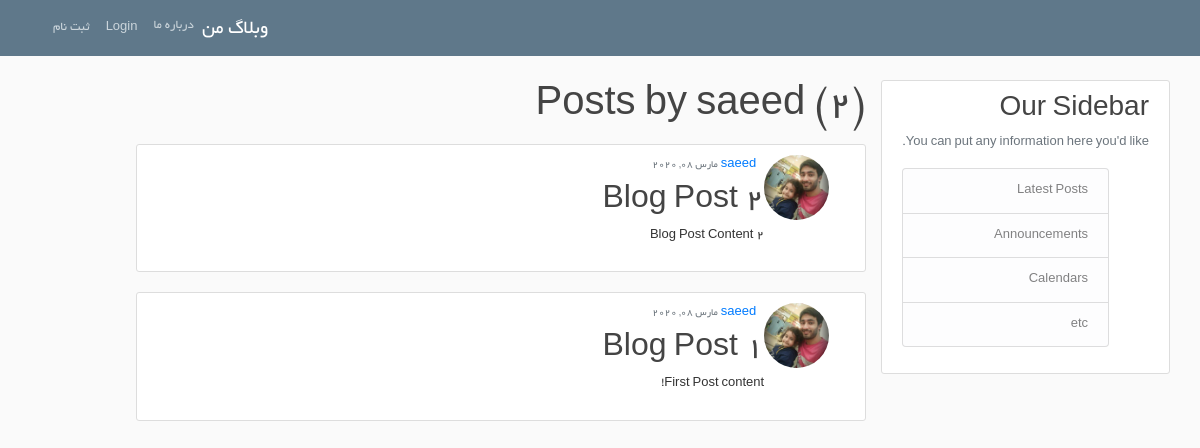
Before: /user/saeed with the older database file.
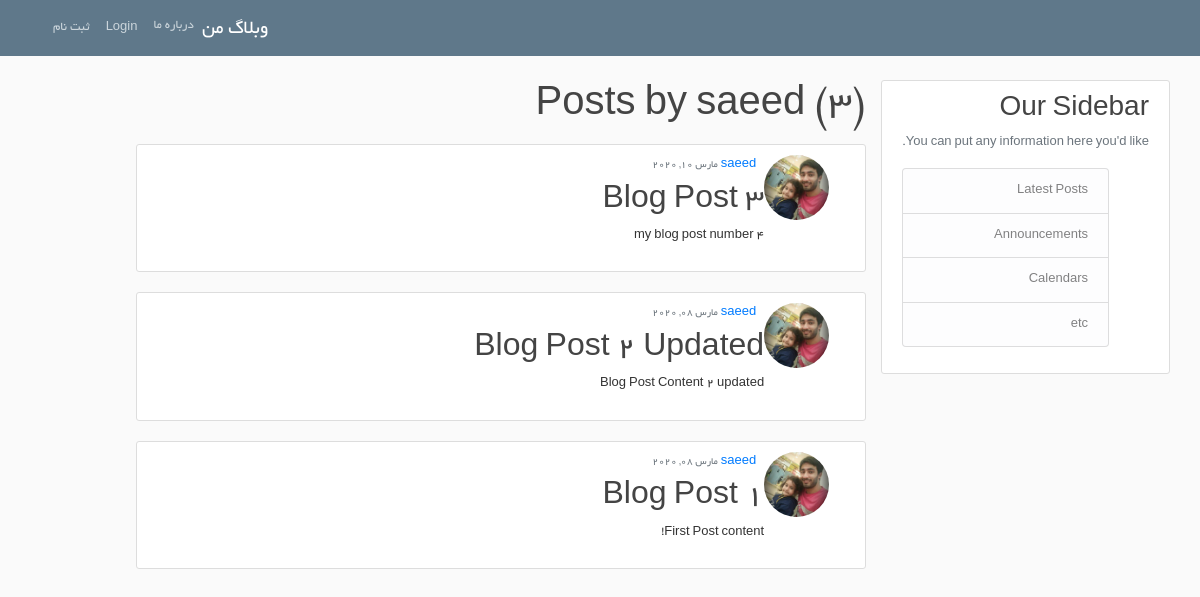
After: the same page with the newer database file.
### blog/models.py (models this page shows, shortened)
class Post(models.Model):
    title = models.CharField(max_length=100)
    content = models.TextField()
    date_posted = models.DateTimeField(default=timezone.now)
    author = models.ForeignKey(User, on_delete=models.CASCADE)

### users/models.py (models this page shows, shortened)
class Profile(models.Model):
    user = models.OneToOneField(User, on_delete=models.CASCADE)
    image = models.ImageField(default='default.jpg', upload_to='profile_pics')

### blog/views.py (the view)
# urls.py: path('user/<str:username>', UserPostListView.as_view(), name='user-posts'),
class UserPostListView(ListView):
    model = Post
    template_name = 'blog/user_posts.html'  # <app>/<model>_<viewtype>.html
    context_object_name = 'posts'
    paginate_by = 5
    def get_queryset(self):
        user = get_object_or_404(User, username=self.kwargs.get('username'))
        return Post.objects.filter(author=user).order_by('-date_posted')

### blog/templates/blog/user_posts.html (shortened to what this page needs)
{% extends "blog/base.html" %}
{% load i18n %}
{% block content %}
    <h1 class="mb-3">Posts by {{ view.kwargs.username }} ({{ page_obj.paginator.count }})</h1>
    {% for post in posts %}
        <article class="media content-section">
          <img class="rounded-circle article-img" src="{{ post.author.profile.image.url }}">
          <div class="media-body">
            <div class="article-metadata">
              <a class="mr-2" href="{% url 'user-posts' post.author.username %}">{{ post.author }}</a>
              <small class="text-muted">{{ post.date_posted|date:"F d, Y" }}</small>
            </div>
            <h2><a class="article-title" href="{% url 'post-detail' post.id %}">{{ post.title }}</a></h2>
            <p class="article-content">{{ post.content }}</p>
          </div>
        </article>
    {% endfor %}
{% endblock content %}

Changed rows visible on the page:
added Post: author.profile.image (picture), author "saeed", date_posted "مارس 10, 2020", title "Blog Post 3", content "my blog post number 4"
changed Post: title "Blog Post 2" → "Blog Post 2 Updated"; content "Blog Post Content 2" → "Blog Post Content 2 updated"
Other visible differences:
{{ page_obj.paginator.count }}: "2" → "3"
